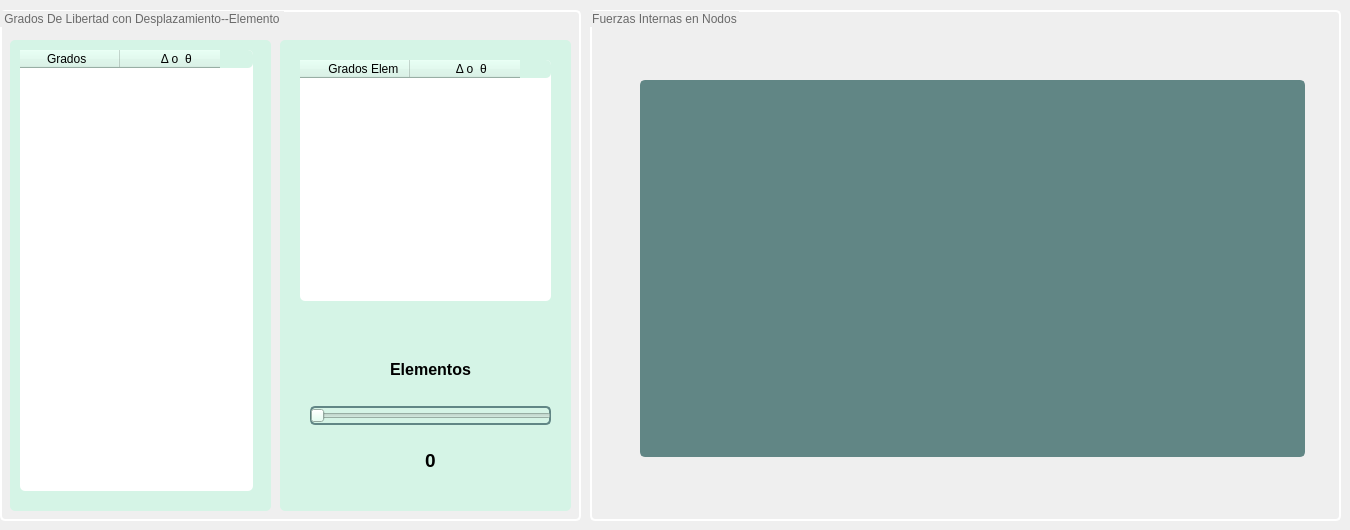
       <widget class="QWidget" name="pagina_3">
        <widget class="QGroupBox" name="groupBox_3">
         <property name="geometry">
          <rect>
           <x>0</x>
           <y>10</y>
           <width>581</width>
           <height>511</height>
          </rect>
         </property>
         <property name="styleSheet">
          <string notr="true">QGroupBox{
/*Borde*/
border: 2px solid rgb(255, 255, 255);
border-radius: 5px;

	/*Letra*/
	font: 15pt &quot;Impact&quot;;
	color: rgb(106, 106, 106);
}</string>
         </property>
         <property name="title">
          <string>Grados De Libertad con Desplazamiento--Elemento</string>
         </property>
         <widget class="QFrame" name="frame_3">
          <property name="geometry">
           <rect>
            <x>10</x>
            <y>30</y>
            <width>261</width>
            <height>471</height>
           </rect>
          </property>
          <property name="styleSheet">
           <string notr="true">background-color: rgb(213, 244, 230);
/*border: 2px solid rgb(97, 134, 133);*/
border-radius: 5px;</string>
          </property>
          <property name="frameShape">
           <enum>QFrame::StyledPanel</enum>
          </property>
          <property name="frameShadow">
           <enum>QFrame::Raised</enum>
          </property>
          <widget class="QTableWidget" name="tbl_g_delta">
           <property name="geometry">
            <rect>
             <x>10</x>
             <y>10</y>
             <width>233</width>
             <height>441</height>
            </rect>
           </property>
           <property name="styleSheet">
            <string notr="true">QTableWidget{
background-color: rgb(255, 255, 255);
}
QHeaderView::section{
font: 75 12pt &quot;Times New Roman&quot;;
}
</string>
           </property>
           <column>
            <property name="text">
             <string>        Grados          </string>
            </property>
           </column>
           <column>
            <property name="text">
             <string>          Δ o  θ      </string>
            </property>
           </column>
          </widget>
         </widget>
         <widget class="QFrame" name="frame_4">
          <property name="geometry">
           <rect>
            <x>280</x>
            <y>30</y>
            <width>291</width>
            <height>471</height>
           </rect>
          </property>
          <property name="styleSheet">
           <string notr="true">background-color: rgb(213, 244, 230);
/*border: 2px solid rgb(97, 134, 133);*/
border-radius: 5px;</string>
          </property>
          <property name="frameShape">
           <enum>QFrame::StyledPanel</enum>
          </property>
          <property name="frameShadow">
           <enum>QFrame::Raised</enum>
          </property>
          <widget class="QTableWidget" name="tbl_g_delta_elem">
           <property name="geometry">
            <rect>
             <x>20</x>
             <y>20</y>
             <width>251</width>
             <height>241</height>
            </rect>
           </property>
           <property name="styleSheet">
            <string notr="true">QTableWidget{
background-color: rgb(255, 255, 255);
}
QHeaderView::section{
font: 75 12pt &quot;Times New Roman&quot;;
}
</string>
           </property>
           <attribute name="horizontalHeaderDefaultSectionSize">
            <number>110</number>
           </attribute>
           <column>
            <property name="text">
             <string>             Grados Elem        </string>
            </property>
           </column>
           <column>
            <property name="text">
             <string>          Δ o  θ      </string>
            </property>
           </column>
          </widget>
          <widget class="QWidget" name="layoutWidget_2">
           <property name="geometry">
            <rect>
             <x>30</x>
             <y>300</y>
             <width>241</width>
             <height>151</height>
            </rect>
           </property>
           <layout class="QVBoxLayout" name="verticalLayout_2">
            <item>
             <widget class="QLabel" name="label">
              <property name="text">
               <string>&lt;html&gt;&lt;head/&gt;&lt;body&gt;&lt;p align=&quot;center&quot;&gt;&lt;span style=&quot; font-size:12pt; font-weight:600;&quot;&gt;Elementos&lt;/span&gt;&lt;/p&gt;&lt;/body&gt;&lt;/html&gt;</string>
              </property>
             </widget>
            </item>
            <item>
             <widget class="QSlider" name="slider_Elem">
              <property name="styleSheet">
               <string notr="true">background-color: rgb(213, 244, 230);
border: 2px solid rgb(97, 134, 133);
border-radius: 5px;</string>
              </property>
              <property name="orientation">
               <enum>Qt::Horizontal</enum>
              </property>
             </widget>
            </item>
            <item>
             <widget class="QLabel" name="n_Elem">
              <property name="text">
               <string>&lt;html&gt;&lt;head/&gt;&lt;body&gt;&lt;p align=&quot;center&quot;&gt;&lt;span style=&quot; font-size:14pt; font-weight:600;&quot;&gt;0&lt;/span&gt;&lt;/p&gt;&lt;/body&gt;&lt;/html&gt;</string>
              </property>
              <property name="alignment">
               <set>Qt::AlignCenter</set>
              </property>
             </widget>
            </item>
           </layout>
          </widget>
         </widget>
        </widget>
        <widget class="QGroupBox" name="groupBox_5">
         <property name="geometry">
          <rect>
           <x>590</x>
           <y>10</y>
           <width>751</width>
           <height>511</height>
          </rect>
         </property>
         <property name="styleSheet">
          <string notr="true">QGroupBox{
/*Borde*/
border: 2px solid rgb(255, 255, 255);
border-radius: 5px;

	/*Letra*/
	font: 15pt &quot;Impact&quot;;
	color: rgb(106, 106, 106);
}</string>
         </property>
         <property name="title">
          <string>Fuerzas Internas en Nodos</string>
         </property>
         <widget class="MatplotlibWidgetaLienzo" name="wgt_FIE" native="true">
          <property name="geometry">
           <rect>
            <x>50</x>
            <y>70</y>
            <width>665</width>
            <height>377</height>
           </rect>
          </property>
          <property name="styleSheet">
           <string notr="true">background-color: rgb(97, 134, 133);
border: 2px solid rgb(97, 134, 133);
border-radius: 5px;</string>
          </property>
         </widget>
        </widget>
       </widget>
